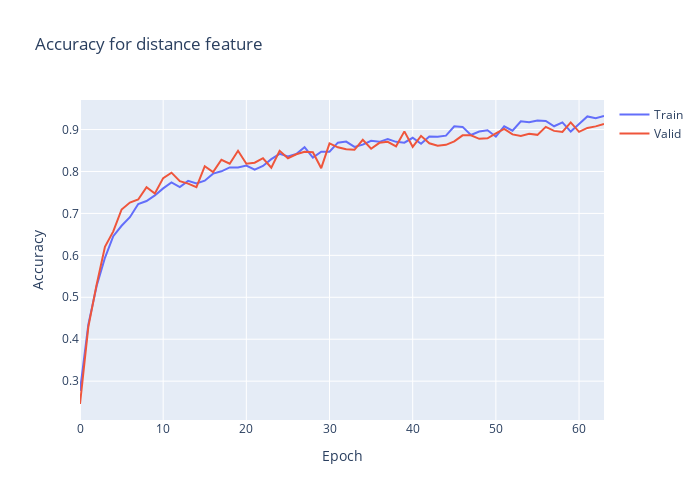

Here is the notebook cell this chart was saved with:
### Code cell
plt.clf()
fig = go.Figure()
fig.add_trace(go.Scatter(
                    y=history.history['distance_output_accuracy'],
                    name='Train'))
fig.add_trace(go.Scatter(
                    y=history.history['val_distance_output_accuracy'],
                    name='Valid'))
fig.update_layout(height=500, 
                  width=700,
                  title='Accuracy for distance feature',
                  xaxis_title='Epoch',
                  yaxis_title='Accuracy')
fig.show()

### Figure 1 — Plotly figure (JSON) as saved in the notebook; plotly's stock layout.template omitted (floating-point values rounded to 4 significant figures)
{"data": [{"name": "Train", "type": "scatter", "y": [0.277, 0.4348, 0.527, 0.5942, 0.6456, 0.6706, 0.6909, 0.7225, 0.7296, 0.7429, 0.7597, 0.7739, 0.7627, 0.7775, 0.7714, 0.778, 0.7948, 0.8004, 0.8096, 0.8096, 0.8142, 0.8045, 0.8131, 0.8294, 0.8422, 0.836, 0.8416, 0.8579, 0.833, 0.8473, 0.8473, 0.8686, 0.8712, 0.8585, 0.8641, 0.8732, 0.8707, 0.8773, 0.8707, 0.8686, 0.8803, 0.8661, 0.8834, 0.8829, 0.8854, 0.9078, 0.9063, 0.887, 0.8951, 0.8982, 0.8829, 0.9078, 0.8971, 0.9196, 0.9175, 0.9216, 0.9206, 0.9078, 0.917, 0.8951, 0.9129, 0.9313, 0.9272, 0.9323]}, {"name": "Valid", "type": "scatter", "y": [0.2456, 0.4294, 0.5302, 0.6204, 0.6572, 0.7094, 0.726, 0.7331, 0.7628, 0.7473, 0.7841, 0.7972, 0.777, 0.7711, 0.7628, 0.8126, 0.7983, 0.828, 0.8185, 0.8493, 0.8185, 0.8209, 0.8316, 0.809, 0.8493, 0.8316, 0.841, 0.847, 0.8458, 0.8078, 0.8671, 0.8577, 0.8529, 0.8517, 0.8754, 0.8541, 0.8683, 0.8707, 0.86, 0.8956, 0.8588, 0.8849, 0.8671, 0.8612, 0.8636, 0.8719, 0.8861, 0.8861, 0.8778, 0.879, 0.8909, 0.9015, 0.8885, 0.8849, 0.8897, 0.8873, 0.9063, 0.8968, 0.8944, 0.917, 0.8944, 0.9039, 0.9075, 0.9134]}], "layout": {"height": 500, "title": {"text": "Accuracy for distance feature"}, "width": 700, "xaxis": {"title": {"text": "Epoch"}}, "yaxis": {"title": {"text": "Accuracy"}}}}
